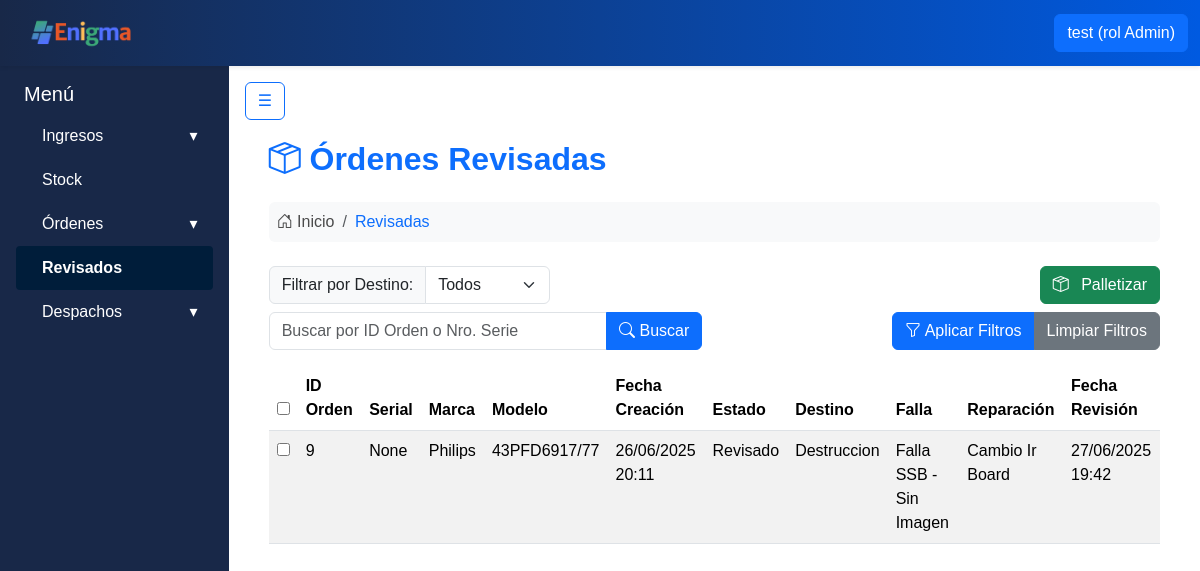
/despachos/revisadas/ (signed in), run on the app's committed database.
### apps/usuarios/models.py (models this page shows, shortened)
class Usuarios(AbstractBaseUser):
    username = models.CharField('Nombre de usuario', unique= True, max_length=60)
    email = models.EmailField('Correo electronico', max_length=254, unique= True)
    nombre = models.CharField(max_length=50)
    apellido = models.CharField(max_length=50)
    rol = models.ForeignKey(Roles, on_delete=models.CASCADE)
    activo = models.BooleanField(default=True)
    is_admin = models.BooleanField(default = False)
    is_superuser = models.BooleanField(default=False)
    is_staff = models.BooleanField(default=False)
    objects = UsuariosManager()
    USERNAME_FIELD = 'username'
    REQUIRED_FIELDS = ['nombre', 'apellido', 'email'] #campos necesarios para crear la cuenta por consola

class Roles(models.Model):
    id = models.AutoField(primary_key=True)
    nombre = models.CharField(max_length=50)
    def __str__(self):
        return self.nombre

### apps/ingresos/models.py (models this page shows, shortened)
class Productos(models.Model):
    id = models.AutoField(primary_key=True)
    marca = models.CharField(max_length=30)
    modelo = models.CharField(max_length=50, unique=True)

### apps/ordenes/models.py (models this page shows, shortened)
class Ordenes(ModeloBaseConUsuario):  # HEREDA el usuario y el save()
    remito_id = models.ForeignKey('ingresos.Remitos', on_delete=models.CASCADE)
    equipo_id = models.ForeignKey('Equipos', on_delete=models.CASCADE)
    estado_id = models.ForeignKey('Estados', on_delete=models.CASCADE)
    falla_detectada = models.CharField(max_length=50, null=True, blank=True)
    reparacion = models.CharField(max_length=50, null=True, blank=True)
    fecha_revision = models.DateTimeField(null=True, blank=True)
    editado_por = models.ForeignKey(
        User, on_delete=models.SET_NULL, null=True, blank=True, related_name='ordenes_editadas'
    )
    palletizado_por = models.ForeignKey(
        User, on_delete=models.SET_NULL, null=True, blank=True, related_name='ordenes_palletizadas'
    )
    orden_activa = models.BooleanField(default=True)
    fecha_creacion = models.DateTimeField(auto_now_add=True)
    modificacion_id = models.ForeignKey('HistorialOrdenes', on_delete=models.CASCADE, null=True, blank=True)
    destino = models.ForeignKey('Destinos', on_delete=models.CASCADE, null=True, blank=True)
    equipo_palletizado = models.BooleanField(default=False)

class Estados(models.Model):
    nombre_estado = models.CharField(max_length=30)

class Destinos(models.Model):
    nombre_destino = models.CharField(max_length=30)

### apps/despachos/views.py (the view, shortened to what this page needs)
# urls.py: path('revisadas/', views.OrdenesRevisadasView.as_view(), name='ordenes_revisadas'),
class OrdenesRevisadasView(LoginRequiredMixin,View):
    template_name = 'despachos/revisadas.html'
    def get(self, request, *args, **kwargs):
        estado_revisado_obj = Estados.objects.filter(nombre_estado__iexact='revisado').first()
        ordenes_queryset = Ordenes.objects.filter(
            estado_id=estado_revisado_obj,
            equipo_palletizado=False
        ).select_related(
            'destino', 'equipo_id', 'equipo_id__producto_id', 'estado_id'
        ).order_by('-fecha_creacion')
        query = request.GET.get('q', '')
        filtro_destino_param = request.GET.get('filtro_destino', 'todos')
        mensaje_busqueda = None
        if query:
            q_objects = Q(id__icontains=query) | Q(equipo_id__numero_serie__icontains=query)
            ordenes_queryset = ordenes_queryset.filter(q_objects)
            if not ordenes_queryset.exists():
                mensaje_busqueda = f"No se encontraron órdenes con el ID/Número de Serie '{query}'."
        datos_ordenes = []
        if ordenes_queryset.exists():
            for orden in ordenes_queryset:
                equipo_obj = orden.equipo_id
                producto_obj = getattr(equipo_obj, 'producto_id', None)
                producto_modelo = getattr(producto_obj, 'modelo', 'N/A')
                producto_marca = getattr(producto_obj, 'marca', 'N/A')
                nombre_destino = getattr(orden.destino, 'nombre_destino', 'Sin asignar')
                nombre_estado = getattr(orden.estado_id, 'nombre_estado', 'Sin estado')
                datos_ordenes.append({
                    'id': orden.id,
                    'equipo_id': orden.equipo_id.id if orden.equipo_id else None,
                    'numero_serie': getattr(equipo_obj, 'numero_serie', 'N/A'),
                    'modelo': producto_modelo,
                    'marca': producto_marca,
                    'fecha_creacion': orden.fecha_creacion,
                    'estado': nombre_estado,
                    'destino': nombre_destino,
                    'falla_detectada': orden.falla_detectada,
                    'reparacion': orden.reparacion,
                    'fecha_revision': orden.fecha_revision,
                })
        destinos_para_despacho = Destinos.objects.all().order_by('nombre_destino')
        context = {
            'ordenes': datos_ordenes,
            'mensaje_busqueda': mensaje_busqueda,
            'query_actual': query,
            'filtro_destino_seleccionado': filtro_destino_param,
            'destinos_para_filtro': Destinos.objects.all().order_by('nombre_destino'),
            'destinos_para_despacho': destinos_para_despacho,
            'mostrar_boton_despacho': bool(datos_ordenes),
            'titulo_pagina': 'Órdenes Revisadas',
            'max_items_pallet': 15,
        }
        return render(request, self.template_name, context)

### apps/despachos/templatetags/custom_filters.py (called while the page is built)
@register.filter
def replace_chars(value, arg):
    if not isinstance(value, str):
        return value
    try:
        old_value, new_value = arg.split(':')
    except ValueError:
        return value
    return value.replace(old_value, new_value)

### apps/despachos/templates/despachos/revisadas.html (shortened to what this page needs)
{% extends 'base.html' %}
{% load static %}
{% load custom_filters %}
{% block content %}
    <div class="page-container px-4 mt-3">
        <div class="d-flex justify-content-between align-items-center mb-4">
            <h2 class="fw-bold text-primary mb-0">
                <i class="bi bi-box-seam"></i>
                Órdenes Revisadas
            </h2>
        </div>
        <nav aria-label="breadcrumb" class="mb-4">
            <ol class="breadcrumb bg-light rounded p-2">
                <li class="breadcrumb-item">
                    <i class="bi bi-house-door"></i> Inicio
                </li>
                <li class="breadcrumb-item text-primary" aria-current="page">Revisadas</li>
            </ol>
        </nav>
        <div class="top-action-bar">
            <form id="filtro-busqueda-form" action="{% url 'despachos:ordenes_revisadas' %}" method="GET" class="w-100">
                <div class="row mb-2">
                    <div class="col-md-4 col-sm-6 mb-2 mb-md-0">
                        <div class="form-group input-group">
                            <label class="input-group-text" for="filtro_destino">Filtrar por Destino:</label>
                            <select class="form-select" id="filtro_destino" name="filtro_destino">
                                <option value="todos" {% if filtro_destino_seleccionado == 'todos' %}selected{% endif %}>Todos</option>
                            </select>
                        </div>
                    </div>
                    <div class="col-md-8 col-sm-6 d-flex justify-content-end align-items-center">
                        {% if mostrar_boton_despacho %}
                            <button type="button" class="btn btn-success" id="btn-enviar-despacho-principal" data-bs-toggle="modal" data-bs-target="#despachoModal">
                                <i class="bi bi-box-seam me-2"></i> Palletizar
                            </button>
                        {% endif %}
                    </div>
                </div>
                <div class="row">
                    <div class="col-md-6 col-sm-12">
                        <div class="form-group input-group search-input-group">
                            <input type="text" class="form-control"
                                placeholder="Buscar por ID Orden o Nro. Serie"
                                name="q" value="{{ query_actual|default:'' }}">
                            <button class="btn btn-primary" type="submit">
                                <i class="bi bi-search"></i> Buscar
                            </button>
                        </div>
                    </div>
                    <div class="col-md-6 col-sm-12 d-flex justify-content-end align-items-center mt-2 mt-md-0">
                        <div class="btn-group">
                            <button class="btn btn-primary" type="submit">
                                <i class="bi bi-funnel"></i> Aplicar Filtros
                            </button>
                            <a href="{% url 'despachos:ordenes_revisadas' %}" class="btn btn-secondary">Limpiar Filtros</a>
                        </div>
                    </div>
                </div>
            </form>
        </div>
        {% if ordenes %}
            <form id="form-despacho" action="{% url 'despachos:procesar_despacho_ordenes' %}" method="POST">
                <table class="table table-striped table-hover mt-3">
                    <thead>
                        <tr>
                            <th><input type="checkbox" id="checkbox-maestro-despacho"></th>
                            <th>ID Orden</th>
                            <th>Serial</th>
                            <th>Marca</th>
                            <th>Modelo</th>
                            <th>Fecha Creación</th>
                            <th>Estado</th>
                            <th>Destino</th>
                            <th>Falla</th>
                            <th>Reparación</th>
                            <th>Fecha Revisión</th>
                        </tr>
                    </thead>
                    <tbody>
                        {% for orden in ordenes %}
                            <tr>
                                <td><input type="checkbox" class="checkbox-item-despacho" name="orden_ids" value="{{ orden.id }}"></td>
                                <td>{{ orden.id }}</td>
                                <td>{{ orden.numero_serie }}</td>
                                <td>{{ orden.marca }}</td>
                                <td>{{ orden.modelo }}</td>
                                <td>{{ orden.fecha_creacion|date:"d/m/Y H:i" }}</td>
                               <td><span class="badge-estado bg-{{ orden.estado|lower|replace_chars:' :-' }}">{{ orden.estado }}</span></td>
                                <td>{{ orden.destino }}</td>
                                <td>{{ orden.falla_detectada }}</td>
                                <td>{{ orden.reparacion }}</td>
                                <td>{{ orden.fecha_revision|default:"N/A"|date:"d/m/Y H:i" }}</td>
                            </tr>
                        {% endfor %}
                    </tbody>
                </table>
            </form>
        {% endif %}
{% endblock %}

### templates/includes/header.html (shortened to what this page needs)
{% load static %}
<nav class="navbar navbar-expand-lg shadow-sm navbar-gradient">
  <div class="container-fluid">
    <a class="navbar-brand d-flex align-items-center" href="{% url 'core:dashboard' %}">
      <div class="card-header"><img class="logo_form" src="{% static 'img/enigmaLogoNuevo.png' %}"  alt=""></div>
    </a>
    <div class="d-flex ms-auto">
      {% if user.is_authenticated %}
        <div class="dropdown">
          <a class="btn btn-primary" href="#" role="button" id="dropdownUser" data-bs-toggle="dropdown" aria-expanded="false">
            {{ user.username }} (rol {{ user.rol }})
          </a>
        </div>
      {% else %}
        <a href="{% url 'usuarios:register' %}" class="btn btn-outline-primary me-2">Registrarse</a>
        <a href="{% url 'usuarios:login' %}" class="btn btn-outline-success">Login</a>
      {% endif %}
    </div>
  </div>
</nav>

### static/css/style.css (style rules this page uses)
:root { --color-bg-navbar-solid:linear-gradient(90deg, #182848 0%, #005ae1 100%); }
.navbar-gradient { background: var(--color-bg-navbar-solid); }
.logo_form { width: auto; height: 40px; margin-right: 10px; margin-left: 0.8rem; }
h2 { color: #e02626; }
body { font-family: Arial, sans-serif; color: #4b4b4b; }
h1, h2 { text-align: center; color: #0056b3; }

### data on the page
Usuarios: username "test", rol "Admin"
Productos: marca "Philips", modelo "43PFD6917/77"
Ordenes: fecha_creacion "26/06/2025 20:11", falla_detectada "Falla SSB - Sin Imagen", reparacion "Cambio Ir Board", fecha_revision "27/06/2025 19:42"
Estados: estado "Revisado"
Destinos: destino "Destruccion"

### other printed values
{{ orden.id }} "9"
{{ orden.numero_serie }} "None"
